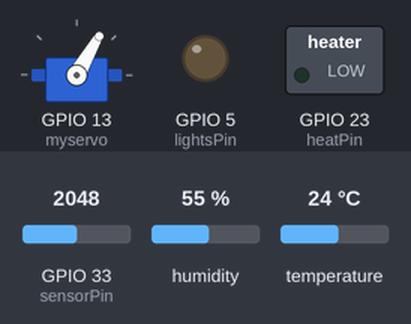
Bench run of a sketch on a simulated ESP32. On the bench: servo, switched loads named in the sketch (green lamp = pin HIGH), output pins drawn as LEDs (lit = HIGH). The inputs (shaded band) are chosen by the test bench; at power-on: temperature 24 °C, GPIO 33 (sensorPin) = 2048, humidity 55 %. WiFi joins after 1.5 s; servers stay silent unless stated; uploads are accepted with an empty reply; what the sketch prints to the serial monitor is not drawn.

Above: at 3.2 s.
3.3 s: temperature set to 21 °C
17.3 s: temperature set to 18 °C
21.1 s: GPIO 33 (sensorPin) set to 779
At 33.0 s:
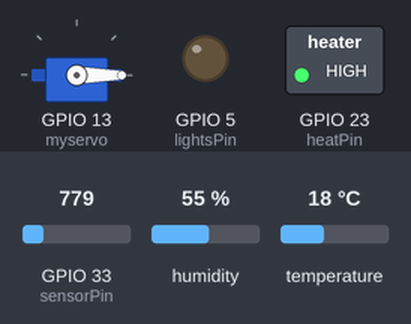
33.9 s: GPIO 33 (sensorPin) set to 696
At 48.1 s:
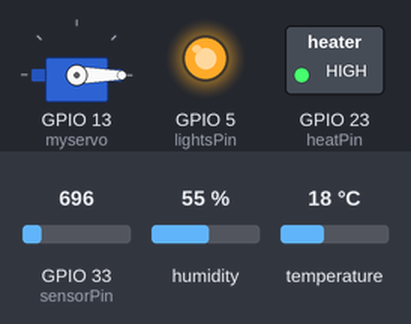
Timing chart, 0 to 48.9 s (numbered marks = the images above; inputs shaded):
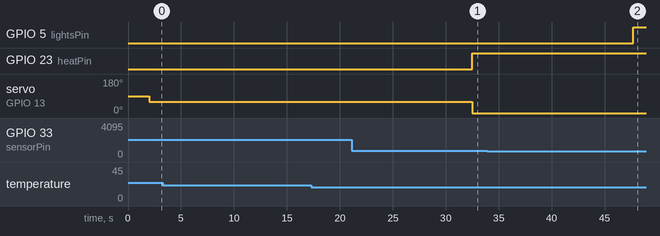

Measured:
- the behaviour switches between 750 and 749 on GPIO 33 (sensorPin) (found by bisection; images 1 and 2)
- after the input at 3.3 s, every drawn part: stays the same
- after the input at 17.3 s, every drawn part: stays the same
- after the input at 33.9 s, GPIO 5 (lightsPin): LOW → HIGH after 13.8 s

The sketch:

pi_ipt_v2.ino
```cpp
// Import required libraries
#include "WiFi.h"
#include "ESPAsyncWebServer.h"
#include <Adafruit_Sensor.h>
#include <DHT.h>
#include <Servo.h>
#include <HTTPClient.h>

// Replace with your network credentials
const char* ssid = "MEO-AB25B0"; //Tester
const char* password = "c890678f0b";  //ipt12345
//const char* ssid = "Tester"; //Tester
//const char* password = "ipt12345";  //ipt12345

const int lightsPin = 5; // pin for lights
const int heatPin = 23;  // pin  for heating
const int sensorPin = 33; // pin for light sensor

const int tempOpenRoof = 20;
const int heatOn = 20;
const int lightOn = 750;
const int readingSensorInterval = 15000;
const int roofOpeningAngle = 60;

//const char*luzes="0";
//const char*aquecimento="0";
//const char*telhado="1";
int luzes = 0;
int aquecimento =0;
int telhado = 0;

int lightVal;   // light reading

Servo myservo; // create servo object to control a servo
int pos = 0;    // variable to store the servo position

#define DHTPIN 27     // Digital pin connected to the DHT sensor

#define DHTTYPE    DHT11     // DHT 11
//#define DHTTYPE    DHT22     // DHT 22 (AM2302)
//#define DHTTYPE    DHT21     // DHT 21 (AM2301)

DHT dht(DHTPIN, DHTTYPE);

String readDHTTemperature() {
  // Sensor readings may also be up to 2 seconds 'old' (its a very slow sensor)
  // Read temperature as Celsius (the default)
  float temp = dht.readTemperature();
  // Check if any reads failed and exit early (to try again).
  if (isnan(temp)) { Serial.println("Failed to read from DHT sensor!"); return "--"; }
  else { Serial.println(temp); return String(temp); }
}

String readDHTHumidity() {
  // Sensor readings may also be up to 2 seconds 'old' (its a very slow sensor)
  float h = dht.readHumidity();
  if (isnan(h)) { Serial.println("Failed to read from DHT sensor!"); return "--"; }
  else { Serial.println(h); return String(h); }
}

void setup(){


  // Serial port for debugging purposes
  pinMode (lightsPin, OUTPUT);
  pinMode (heatPin, OUTPUT);

  myservo.attach(13);  // attaches the servo on pin 13 to the servo object

  Serial.begin(115200);

  dht.begin();

  // Connect to Wi-Fi
  WiFi.begin(ssid, password);
  while (WiFi.status() != WL_CONNECTED) {
    delay(1000);
    Serial.println("Connecting to WiFi..");
  }

  // Print ESP32 Local IP Address
  Serial.println(WiFi.localIP());

  // HTTPClient http;
  // float temp = dht.readTemperature();
  // float humidade = dht.readHumidity();
  // lightVal = analogRead(sensorPin); // read the current light levels

  // String url = "http://192.168.1.100/db/arduino.php?";
  // url += "temp="+ String(temp);
  // url += "&humidade="+ String(humidade);
  // url += "&sensorLuz="+String(lightVal);
  // url += "&luzes="+String(luzes);
  // url += "&aquecimento="+String(aquecimento);
  // url += "&telhado="+String(telhado);

  // Serial.println(url);

  // http.begin(url);

  // int httpCode = http.GET();

  // if (httpCode > 0) {
  //   String payload = http.getString();
  //   Serial.println(payload);
  // } else {
  //   Serial.println("Falha na requisição");
  // }
  // http.end();

}

void loop()
{
  //Check WiFi connection status
  if(WiFi.status()== WL_CONNECTED){
    WiFiClient client;


  float temp = dht.readTemperature();
  if (temp < heatOn )
  {
    digitalWrite (heatPin, HIGH);
    aquecimento =1;
  }
  else
  {
    digitalWrite (heatPin, LOW);
    aquecimento =0;
  }

  float humidade = dht.readHumidity();

  lightVal = analogRead(sensorPin); // read the current light levels

  if(lightVal  <  lightOn ) {
      digitalWrite (lightsPin, HIGH); // turn on light
      luzes = 1;
  }
  //otherwise, it is bright
  else {
    digitalWrite (lightsPin, LOW); // turn off light
    luzes = 0;
  }

// test lines to ldr sensor response
// reads the input on analog pin (value between 0 and 4095)
  int analogValue = analogRead(sensorPin);

  Serial.print("Analog Value = ");
  Serial.print(analogValue);   // the raw analog reading

  //delay(readingSensorInterval);

  if (temp < tempOpenRoof )
  {
    myservo.write(0);
    telhado =0;
  }
  else
  {
    myservo.write(roofOpeningAngle);
    telhado =1;
  }

  HTTPClient http;
  //float temp = dht.readTemperature();
 // float humidade = dht.readHumidity();
  lightVal = analogRead(sensorPin); // read the current light levels

  String url = "http://192.168.1.100/db/arduino.php?";
  url += "temp="+ String(temp);
  url += "&humidade="+ String(humidade);
  url += "&sensorLuz="+String(lightVal);
  url += "&luzes="+String(luzes);
  url += "&aquecimento="+String(aquecimento);
  url += "&telhado="+String(telhado);

  Serial.println(url);

  http.begin(url);

  int httpCode = http.GET();

  if (httpCode > 0) {
    String payload = http.getString();
    Serial.println(payload);
  } else {
    Serial.println("Falha na requisição");
  }
  http.end();

  delay(readingSensorInterval);
  }
}
```
